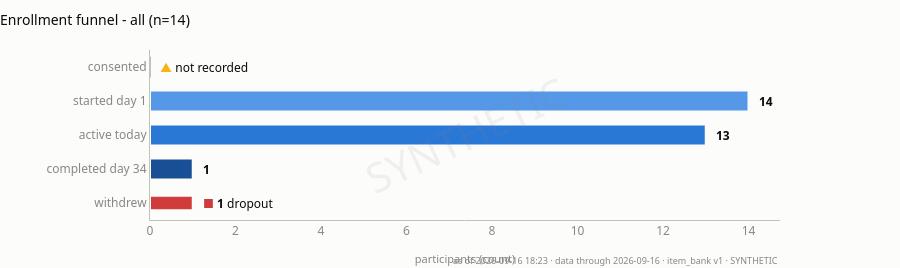

The cell this chart's notebook holds for it:
### Markdown cell above
## 1B - Enrolment funnel

### Code cell
# Horizontal stages, withdrawals as a separate offshoot rather than a stage.
# 14 started day 1, 13 active today, 1 completed day 34, 1 withdrew.
# 'consented' is drawn as an empty outlined bar labelled 'not recorded': User
# has enrolled_at and is_enrolled and nothing before them, so reporting
# enrolment as consent would be a fabricated number.
plot_funnel(board)

### Figure 1 — Plotly figure (JSON) as saved in the notebook; plotly's stock layout.template omitted (floating-point values rounded to 4 significant figures)
{"data": [{"hovertemplate": "<b>consented</b><br>not measurable<extra></extra>", "marker": {"color": "rgba(0,0,0,0)", "line": {"color": "#c3c2b7", "width": 2}}, "orientation": "h", "showlegend": false, "type": "bar", "width": 0.62, "x": [0], "y": ["consented"]}, {"hovertemplate": "<b>started day 1</b><br>n = 14.0<extra></extra>", "marker": {"color": "#5598e7", "line": {"color": "#fcfcfb", "width": 2}}, "orientation": "h", "showlegend": false, "type": "bar", "width": 0.62, "x": [14], "y": ["started day 1"]}, {"hovertemplate": "<b>active today</b><br>n = 13.0<extra></extra>", "marker": {"color": "#2a78d6", "line": {"color": "#fcfcfb", "width": 2}}, "orientation": "h", "showlegend": false, "type": "bar", "width": 0.62, "x": [13], "y": ["active today"]}, {"hovertemplate": "<b>completed day 34</b><br>n = 1.0<extra></extra>", "marker": {"color": "#184f95", "line": {"color": "#fcfcfb", "width": 2}}, "orientation": "h", "showlegend": false, "type": "bar", "width": 0.62, "x": [1], "y": ["completed day 34"]}, {"hovertemplate": "<b>withdrew</b><br>n = 1.0<extra></extra>", "marker": {"color": "#d03b3b", "line": {"color": "#fcfcfb", "width": 2}}, "orientation": "h", "showlegend": false, "type": "bar", "width": 0.42, "x": [1], "y": ["withdrew"]}], "layout": {"annotations": [{"font": {"color": "#0b0b0b", "size": 12}, "showarrow": false, "text": "<span style='color:#fab219'>▲</span> not recorded", "x": 0, "xanchor": "left", "xshift": 8, "y": "consented"}, {"font": {"color": "#0b0b0b", "size": 12}, "showarrow": false, "text": "<b>14</b>", "x": 14, "xanchor": "left", "xshift": 8, "y": "started day 1"}, {"font": {"color": "#0b0b0b", "size": 12}, "showarrow": false, "text": "<b>13</b>", "x": 13, "xanchor": "left", "xshift": 8, "y": "active today"}, {"font": {"color": "#0b0b0b", "size": 12}, "showarrow": false, "text": "<b>1</b>", "x": 1, "xanchor": "left", "xshift": 8, "y": "completed day 34"}, {"font": {"color": "#0b0b0b", "size": 12}, "showarrow": false, "text": "<span style='color:#d03b3b'>■</span> <b>1</b> dropout", "x": 1, "xanchor": "left", "xshift": 8, "y": "withdrew"}, {"font": {"color": "#898781", "family": "system-ui, -apple-system, \"Segoe UI\", sans-serif", "size": 9}, "showarrow": false, "text": "as of 2026-09-16 18:23 · data through 2026-09-16 · item_bank v1 · SYNTHETIC", "x": 1, "xanchor": "right", "xref": "paper", "y": 0, "yanchor": "top", "yref": "paper", "yshift": -32}, {"font": {"color": "#898781", "family": "system-ui, -apple-system, \"Segoe UI\", sans-serif", "size": 41}, "opacity": 0.1, "showarrow": false, "text": "SYNTHETIC", "textangle": -25, "x": 0.5, "xref": "paper", "y": 0.5, "yref": "paper"}], "bargap": 0.35, "font": {"color": "#52514e", "family": "system-ui, -apple-system, \"Segoe UI\", sans-serif", "size": 12}, "height": 268, "hoverlabel": {"bgcolor": "#fcfcfb", "font": {"color": "#0b0b0b", "family": "system-ui, -apple-system, \"Segoe UI\", sans-serif"}}, "margin": {"b": 48, "l": 150, "r": 120, "t": 50}, "paper_bgcolor": "#fcfcfb", "plot_bgcolor": "#fcfcfb", "showlegend": false, "title": {"font": {"color": "#0b0b0b", "size": 14}, "text": "Enrollment funnel - all (n=14)", "x": 0, "xanchor": "left"}, "xaxis": {"gridcolor": "#e1e0d9", "linecolor": "#c3c2b7", "rangemode": "tozero", "showgrid": false, "tickfont": {"color": "#898781"}, "title": {"font": {"color": "#898781", "size": 11}, "text": "participants (count)"}, "zeroline": false}, "yaxis": {"categoryarray": ["withdrew", "completed day 34", "active today", "started day 1", "consented"], "categoryorder": "array", "linecolor": "#c3c2b7", "showgrid": false, "tickfont": {"color": "#898781", "size": 12}, "zeroline": false}}}
